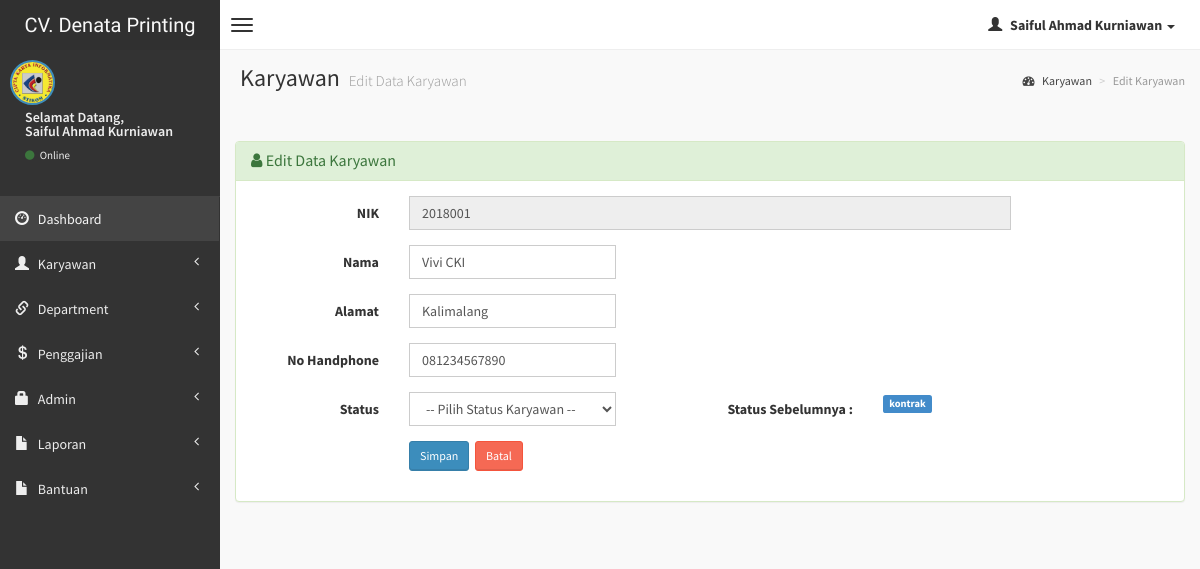
Screenshot of /admin/edit-karyawan.php?hal=edit&kd=2018001 (signed in) with the database file from the repository.
### tables this page shows
CREATE TABLE `karyawan` (
  `nik` varchar(10) NOT NULL,
  `nama` varchar(50) NOT NULL,
  `alamat` varchar(150) NOT NULL,
  `no_hp` varchar(15) NOT NULL,
  `status` enum('tetap','kontrak','magang','outsource') NOT NULL
);

### admin/edit-karyawan.php (the view, shortened to what this page needs)
<?php
if (empty($_SESSION['username'])){
	header('location:../index.php');
} else {
?>
<!DOCTYPE html>
<html>
    <head>
        <link href="../dist/css/bootstrap.css" rel="stylesheet" type="text/css" />
        <link href="//cdnjs.cloudflare.com/ajax/libs/font-awesome/4.1.0/css/font-awesome.min.css" rel="stylesheet" type="text/css" />
        <link href="//code.ionicframework.com/ionicons/1.5.2/css/ionicons.min.css" rel="stylesheet" type="text/css" />
        <link href="../css/morris/morris.css" rel="stylesheet" type="text/css" />
        <link href="../css/jvectormap/jquery-jvectormap-1.2.2.css" rel="stylesheet" type="text/css" />
        <link href="../css/datepicker/datepicker3.css" rel="stylesheet" type="text/css" />
        <link href="../css/daterangepicker/daterangepicker-bs3.css" rel="stylesheet" type="text/css" />
        <link href="../css/bootstrap-wysihtml5/bootstrap3-wysihtml5.min.css" rel="stylesheet" type="text/css" />
        <link href="../css/AdminLTE.css" rel="stylesheet" type="text/css" />
        <link rel="stylesheet" href="datatables/dataTables.bootstrap.css"/>
    </head>
    <body class="skin-black">
        <header class="header">
            <a href="index.php" class="logo">
                CV. Denata Printing
            </a>
            <nav class="navbar navbar-static-top" role="navigation">
                <a href="#" class="navbar-btn sidebar-toggle" data-toggle="offcanvas" role="button">
                    <span class="icon-bar"></span>
                    <span class="icon-bar"></span>
                    <span class="icon-bar"></span>
                </a>
                <div class="navbar-right">
                    <ul class="nav navbar-nav">
                        <li class="dropdown user user-menu">
                            <a href="#" class="dropdown-toggle" data-toggle="dropdown">
                                <i class="glyphicon glyphicon-user"></i>
                                <span><?php echo $_SESSION['fullname']; ?> <i class="caret"></i></span>
                            </a>
<?php } ?>
                        </li>
                    </ul>
                </div>
            </nav>
        </header>
        <div class="wrapper row-offcanvas row-offcanvas-left">
            <aside class="left-side sidebar-offcanvas">
                <section class="sidebar">
                    <div class="user-panel">
                        <div class="pull-left image">
                            <img src="<?php echo $_SESSION['gambar']; ?>" class="img-circle" alt="User Image" style="border: 2px solid #3C8DBC;" />
                        </div>
                        <div class="pull-left info">
                            <p>Selamat Datang,<br /><?php echo $_SESSION['fullname']; ?></p>
                            <a href="#"><i class="fa fa-circle text-success"></i> Online</a>
                        </div>
                    </div>
                    <?php include "menu.php"; ?>
                </section>
            </aside>
            <aside class="right-side">
                <section class="content-header">
                    <h1>
                        Karyawan
                        <small>Edit Data Karyawan</small>
                    </h1>
                    <ol class="breadcrumb">
                        <li><a href="#"><i class="fa fa-dashboard"></i> Karyawan</a></li>
                        <li class="active">Edit Karyawan</li>
                    </ol>
                </section>
                <section class="content">
                <?php
            $kd = $_GET['kd'];
			$sql = mysqli_query($koneksi, "SELECT * FROM karyawan WHERE nik='$kd'");
			if(mysqli_num_rows($sql) == 0){
				header("Location: karyawan.php");
			}else{
				$row = mysqli_fetch_assoc($sql);
			}
			?>
                    <br />
                    <div class="row">
                        <div class="col-lg-12">
                        <div class="panel panel-success">
                        <div class="panel-heading">
                        <h3 class="panel-title"><i class="fa fa-user"></i> Edit Data Karyawan </h3>
                        </div>
                        <div class="panel-body">
                  <div class="form-panel">
                      <form class="form-horizontal style-form" action="" method="post" enctype="multipart/form-data" name="form1" id="form1">
                          <div class="form-group">
                              <label class="col-sm-2 col-sm-2 control-label">NIK</label>
                              <div class="col-sm-8">
                                  <input name="nik" type="text" id="nik" value="<?php echo $row['nik']; ?>" class="form-control" readonly="readonly" />
                              </div>
                          </div>
                          <div class="form-group">
                              <label class="col-sm-2 col-sm-2 control-label">Nama</label>
                              <div class="col-sm-3">
                              <input name="nama" type="text" id="nama" value="<?php echo $row['nama']; ?>" class="form-control" autofocus="on" />
                              </div>
                          </div>
                          <div class="form-group">
                              <label class="col-sm-2 col-sm-2 control-label">Alamat</label>
                              <div class="col-sm-3">
                              <input name="alamat" type="text" id="alamat" value="<?php echo $row['alamat']; ?>" class="form-control" />
                              </div>
                          </div>
                          <div class="form-group">
                              <label class="col-sm-2 col-sm-2 control-label">No Handphone</label>
                              <div class="col-sm-3">
                              <input name="no_hp" type="text" id="no_hp" value="<?php echo $row['no_hp']; ?>" class="form-control" />
                              </div>
                          </div>
                          <div class="form-group">
                              <label class="col-sm-2 col-sm-2 control-label">Status</label>
                              <div class="col-sm-3">
                            <select name="status" class="form-control" required>
							<option value=""> -- Pilih Status Karyawan -- </option>
						    </select>
                              </div>
                              <label class="col-sm-3 col-sm-3 control-label">Status Sebelumnya : </label>
                              <div class="col-sm-3">
                              <span class="label label-primary"><?php echo $row['status']; ?></span>
                              </div>
                          </div>
                          <div class="form-group">
                              <label class="col-sm-2 col-sm-2 control-label"></label>
                              <div class="col-sm-10">
                                  <input type="submit" name="update" value="Simpan" class="btn btn-sm btn-primary" />&nbsp;
	                              <a href="karyawan.php" class="btn btn-sm btn-danger">Batal </a>
                              </div>
                          </div>
                      </form>
                  </div>
                  </div>
                  </div>
          		</div>
                    </div>
                </section>
            </aside>
        </div>
    </body>
</html>

### rows the page displays
karyawan: nik "2018001", nama "Vivi CKI", alamat "Kalimalang", no_hp "081234567890", status "kontrak"

### other values shown
$_SESSION['fullname'] "Saiful Ahmad Kurniawan"
